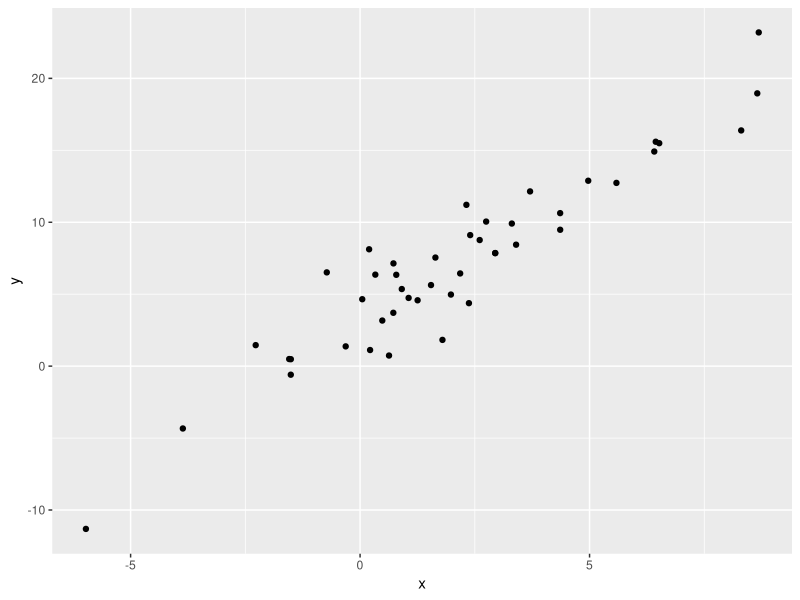
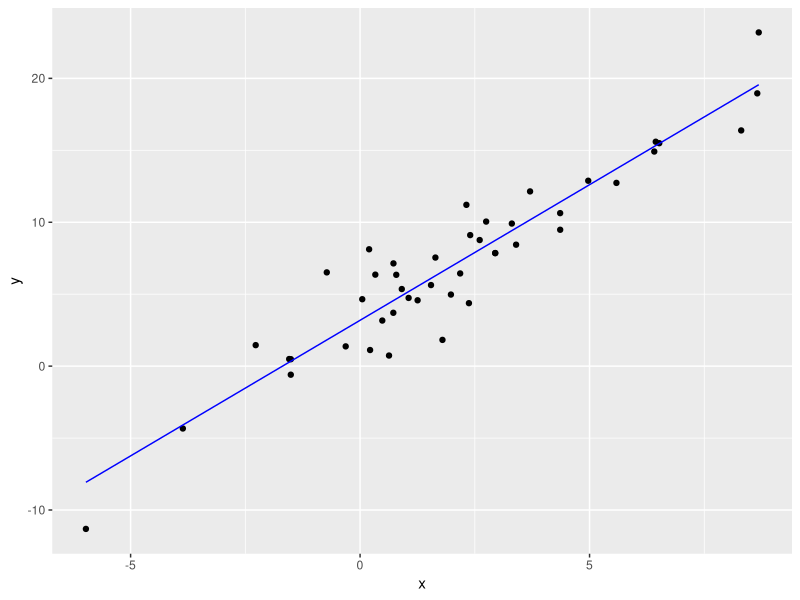
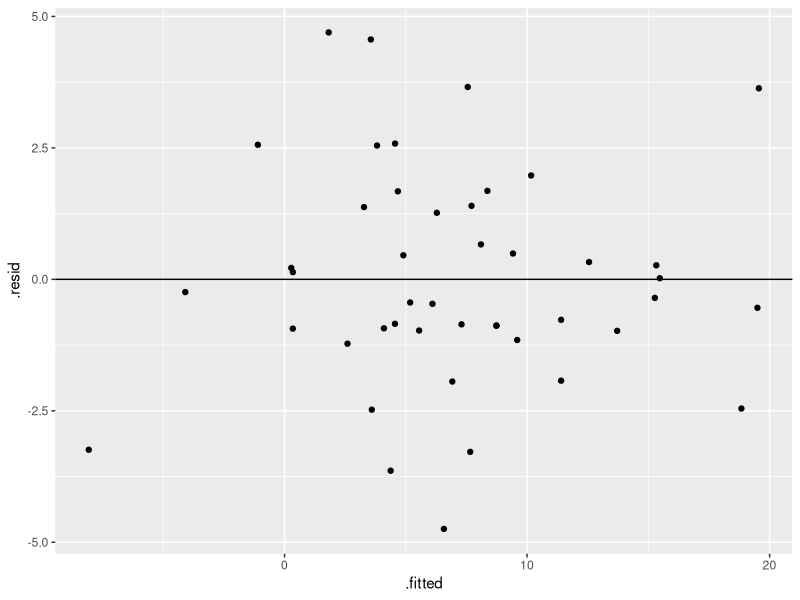
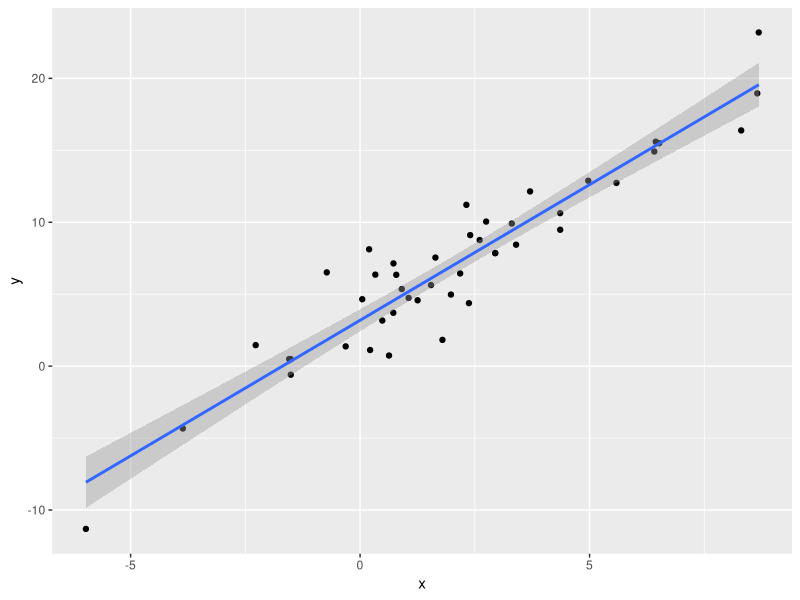

Generate these figures, in order, with R: (Note: this script raises an error after producing the figures.)
## ---- chunk 1
library(tidyverse)
library(broom)
library(caret)
library(boot)
## ---- chunk 2
linear_df <- data.frame(x=rnorm(45,mean=2,sd=3.5))
linear_df <- linear_df %>% mutate(y=2*x+3+rnorm(45,sd=2))
linear_df %>% ggplot(aes(x=x,y=y)) + geom_point()
## ---- chunk 3
return_rss <- function(coeffs,data=linear_df){
  m <- coeffs[2]
  b <- coeffs[1]
  y_hat <- m*linear_df$x + b
  rss <- sum((linear_df$y - y_hat)^2)
}
## ---- chunk 4
(return_rss(c(1,1)))
## ---- chunk 5
optim(c(1,1),return_rss)$par
## ---- chunk 6
lm_fit <- lm(y~x,data=linear_df)
## ---- chunk 7
coefficients(lm_fit)
## ---- chunk 8
tidy(lm_fit)
## ---- chunk 9
glance(lm_fit)
## ---- chunk 10
lm_fit_aug <- augment(lm_fit)
head(lm_fit_aug)
## ---- chunk 11
sum((lm_fit_aug$.resid)^2)
## ---- chunk 12
(return_rss(coefficients(lm_fit)))
## ---- chunk 13
lm_fit_aug %>% ggplot() + 
  geom_point(aes(x=x,y=y)) + 
  geom_line(aes(x=x,y=.fitted),color="blue")
## ---- chunk 14
lm_fit_aug %>% ggplot(aes(x=.fitted,y=.resid)) + 
  geom_point() + 
  geom_hline(yintercept = 0)
## ---- chunk 15
linear_df %>% ggplot(aes(x=x,y=y)) + geom_point() + 
  geom_smooth(method="lm")
## ---- chunk 16
lm_fit_aug %>% ggplot(aes(x=x,y=y)) + 
  geom_line(aes(x=x,y=.fitted-2*.se.fit)) + 
  geom_line(aes(x=x,y=.fitted+2*.se.fit)) + 
  geom_ribbon(aes(ymin = .fitted-2*.se.fit, ymax = .fitted+2*.se.fit), fill = "grey70") + 
  geom_point(aes(x=x,y=y)) + 
  geom_line(aes(x=x,y=.fitted),color="blue")
## ---- chunk 17
(y_hat_pred<-predict(lm_fit,new=data.frame(x=c(-5))))
## ---- chunk 18
lm_fit_aug %>% ggplot(aes(x=x,y=y)) + 
  geom_line(aes(x=x,y=.fitted-2*.se.fit)) + 
  geom_line(aes(x=x,y=.fitted+2*.se.fit)) + 
  geom_ribbon(aes(ymin = .fitted-2*.se.fit, ymax = .fitted+2*.se.fit), fill = "grey70") + 
  geom_point(aes(x=x,y=y)) + 
  geom_line(aes(x=x,y=.fitted),color="blue") + 
  geom_point(data=NULL,aes(x=-5,y=y_hat_pred),size=2,color="red")
## ---- chunk 19
linear_df_new <- data.frame(x=rnorm(10,mean=2,sd=3.5))
linear_df_new <- linear_df_new %>% mutate(y=2*x+3+rnorm(10,sd=2)) # generated by same process as before
y_hat_pred_more <- predict(lm_fit,new=linear_df_new) 
linear_df_new <- linear_df_new %>% mutate(pred_vals = y_hat_pred_more)
## ---- chunk 20
head(linear_df_new)
## ---- chunk 21
linear_df_new %>% pivot_longer(cols=c(y,pred_vals)) %>% 
  ggplot(aes(x=x,y=value,color=name,shape=name)) + 
  geom_point(size=2)
## ---- chunk 22
with(linear_df_new,sum((y-pred_vals)^2)/nrow(linear_df_new))
## ---- chunk 23
sum((lm_fit_aug$.resid)^2)/nrow(lm_fit_aug)
## ---- chunk 24
N <- 5000

boot_fit <- function(data,id){
  resamp_df <- data[id, ]
  re_fit <- lm(y~x,data=resamp_df)
  predict(re_fit,data)
}

boot_result <- boot(linear_df,boot_fit,R=N)

## ---- chunk 25
boot_se <- apply(boot_result$t, MARGIN=2, FUN = sd)
## ---- chunk 26
lm_fit_aug %>% mutate(boot_se=boot_se) %>% select(.se.fit,boot_se) %>% head()
## ---- chunk 27
lm_fit_aug <- lm_fit_aug %>% mutate(lower=.fitted-2*boot_se,upper=.fitted+2*boot_se)
lm_fit_aug %>% ggplot(aes(x=x,y=y)) + 
  geom_ribbon(aes(ymin = .fitted-2*.se.fit, ymax = .fitted+2*.se.fit), fill = "grey70") + 
  geom_point(aes(x=x,y=y)) + 
  geom_line(aes(x=x,y=.fitted),color="blue") + 
  geom_errorbar(aes(x=x,ymin=lower,ymax=upper),color="red")
